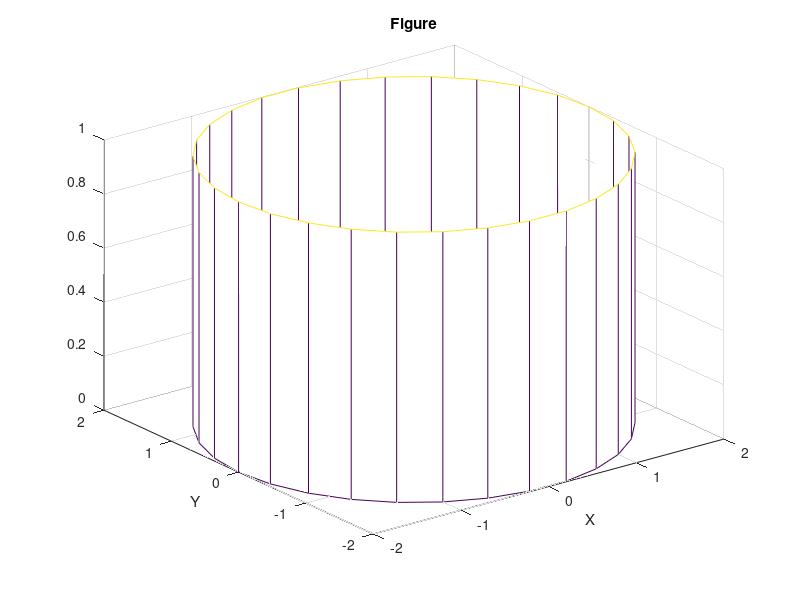

Reproduce this figure in MATLAB.
function Plot()   
 
    figure('Name', "Figure") ;
    [x, y, z] = cylinder ([2 2], 30);
    mesh (x, y, z);
    
    title("Figure");
    %xlim([-5 105]);
    %ylim([-5 105]);
    xlabel('X');
    ylabel('Y');
end